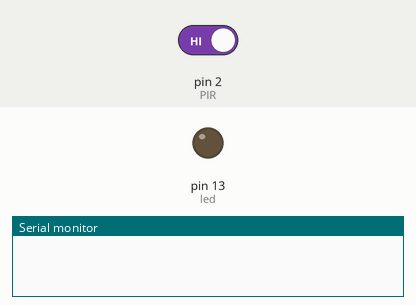
This sketch was run on a simulated Arduino Uno, built with avr-gcc and run on an emulated ATmega328P. On the bench: output pins drawn as LEDs (lit = HIGH), the last lines printed to the serial monitor. The test bench sets the inputs (shaded band); at power-on: pin 2 (PIR) HIGH.

Above: at 1.2 s.
1.3 s: pin 2 (PIR) driven LOW
2.8 s: pin 2 (PIR) driven HIGH
At 3.9 s:
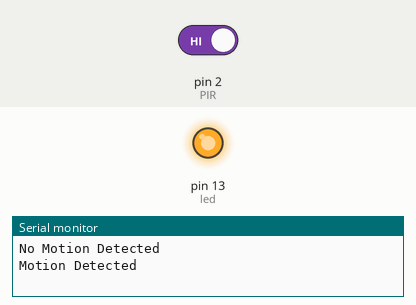
Timing chart, 0 to 5.8 s (numbered marks = the images above; inputs shaded):
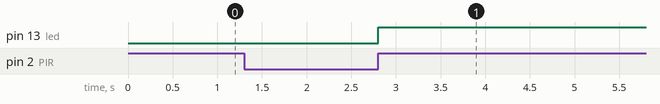

Measured:
- after the input at 2.8 s, pin 13 (led): LOW → HIGH at once

The sketch:

Interrupt-motion.ino
```cpp
int PIR = 2;
int led = 13;

void setup()
{
  pinMode(PIR, INPUT);
  pinMode(led, OUTPUT);
  attachInterrupt(0,senseMotion, RISING);
  Serial.begin(9600);
}

void loop()
{
    if (digitalRead(PIR) == LOW)
    {
      digitalWrite(led, LOW);
      Serial.println("No Motion Detected");
      delay(3000);
    }
}

  void senseMotion()
  {
    if (digitalRead(PIR) == HIGH)
    {
      digitalWrite(led, HIGH);
      Serial.println("Motion Detected");
      delay(1000);
    }
  }
```
